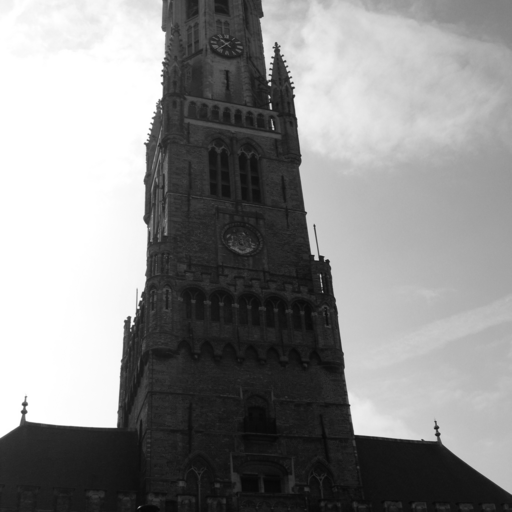
#> input picture Data/Image00002.tif, 512 x 512 px, given in place of Image00001.tif, which was not available
$ jupyter execute --allow-errors Lab2_Create_Dataset.ipynb   (shell and % lines are left out)   (text cells are left out)
#> lines starting #> are read from the running program, lines starting #| are printed output that depends on the picture; pictures that were not available may be replaced by others from this repository, and a replacement may not be noted
[cell 1]
import cv2
import numpy as np
import matplotlib.pyplot as plt

import random
from random import random, randrange, randint

from operator import itemgetter

import os, sys
import pandas as pd

[cell 2]
# процент пикселов, в которых будут изменения (размер сообщения)

def count_of_change(image, percent):
    return round(img.size/100)*percent

[cell 3]
# Заданное количество пикселов сообщения нужно разместить среди всех пикселов исходного изображения.
# Генерируем случайные числа - ключ для кодирования и декодирования

def generate_location(image, message_size):
    image_size = image.size
    location = np.random.permutation(np.arange(0, image_size))[:message_size]
    return location

[cell 4]
# в нашем случае сообщение - равномерный белый шум
def encode1 (image, location):
    img_flatten = image.flatten()


    # находим пикселы по ключу
    for k in location:
        a = img_flatten[k]

        # случайный выбор 0 или 1 (черный или белый)
        noise = randint(0, 1)

        # строковое представление числа в двоичной системе
        a = np.binary_repr(a, width=8)
        noise = np.binary_repr(noise, width=8)

        # заменяем младший бит
        xor_a_noise = int(a[7]) ^ int(noise[7])

        new = a[:-1] + str(xor_a_noise)

        # записываем в формате uint8
        new = (int(new, 2))

        img_flatten[k] = new


    img_new = np.reshape(img_flatten, image.shape)
    return img_new

[cell 5]
# Вкачестве вектора признаков возьмем набор серий длин от 1 до 12.
# Серия - последовательность младших бит, состоящая из одинаковых элементов (0 или 1)
# У пустых контейнеров количество таких серий ожидается больше начиная с длины 5-6

def img_series(image):
    img_flatten = image.flatten()

    # все переводим в двоичную и записываем в одну строку
    res = ''
    for a in img_flatten:
        a = np.binary_repr(a, width=8)
        res = res + a[7]

    # количество одинаковых числе
    ch_count = 1

    # список длин цепочек одинаковых чисел
    list_of_series_length = []

    for ch in range(len(res) - 1):
        if res[ch] == res[ch + 1]:
            ch_count += 1
        else:
            list_of_series_length.append(ch_count)
            ch_count = 1

    list_of_series_length.append(ch_count)

    # считаем количество, сортируем
    dict_series = {}
    for series in list_of_series_length:
        flag = dict_series.get(series)
        if flag == None:
            dict_series[series] = 1
        else:
            dict_series[series] += 1

    dict_series_new = {k: v for k, v in dict_series.items() if k < 13}

    dict_series_sort = dict(sorted(dict_series_new.items(), key = itemgetter(1), reverse = True))

    return (dict_series_sort)

[cell 6]
# продемонстрируем для одного изображения

# считали изображение
img = cv2.imread('Image00001.tif', 0)
#> img is the input picture: shape (512, 512); min 6, max 255, mean 139.7

percent = 35


pixel_change = count_of_change(img, percent)
#> pixel_change = 91735
print(pixel_change)
#| 91735
location = generate_location(img, pixel_change)
print(location)
#> (printed output is left out)
img_with_massage = encode1(img, location)
#> the loop in encode1, `for k in location:` made 91735 passes
#> (k, a, noise, xor_a_noise, new) on passes 1 to 3: (3607, '11111110', '00000001', 1, 255), (215227, '00011010', '00000001', 1, 27), (237160, '00011011', '00000000', 1, 27)
img_difference = img_with_massage - img
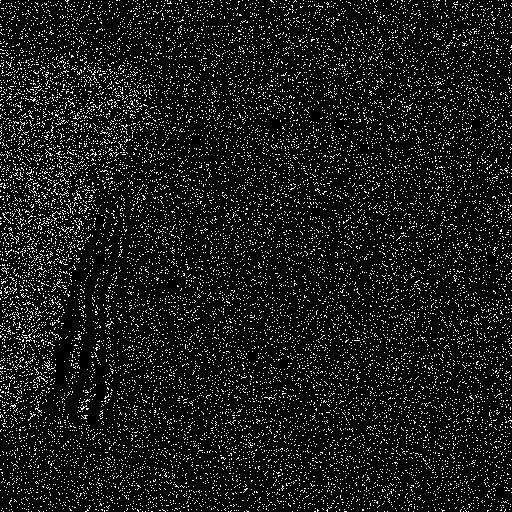
#> img_difference: shape (512, 512); min 0, max 255, mean 24.7


print(img_series(img))
#> the loop in img_series, `for a in img_flatten:` made 262144 passes
#> (a, res) on passes 1 to 3: ('11110011', '1'), ('11110100', '10'), ('11110101', '101')
#> the loop in img_series, `for ch in range(len(res) - 1):` made 262143 passes
#> ch_count on passes 1 to 12: 1, 1, 1, 1, 1, 2, 3, 4, 5, 6, 7, 8
#> after the loop in img_series, `for ch in range(len(res) - 1):`: list_of_series_length = 107920 items
#> the loop in img_series, `for series in list_of_series_length:` made 107921 passes
#> (series, flag) on passes 3 to 5: (1, 2), (1, 3), (1, 4)
#| {1: 51730, 2: 26424, 3: 13518, 4: 7157, 5: 3860, 6: 2084, 7: 1189, 8: 647, 9: 332, 10: 208, 11: 132, 12: 78}
print(img_series(img_with_massage))
#> the loop in img_series (call 2), `for a in img_flatten:` made 262144 passes
#> a on passes 1 to 3: 242, 244, 245
#> the loop in img_series (call 2), `for series in list_of_series_length:` made 121214 passes
#| {1: 59768, 2: 28961, 3: 14712, 4: 7585, 5: 4128, 6: 2260, 7: 1408, 8: 768, 9: 458, 10: 314, 11: 210, 12: 161}

[cell 7]
plt.figure(figsize=(15,15))

plt.subplot(1, 3, 1)
plt.axis('off')
plt.title('Image')
plt.imshow(img, cmap='gray')

plt.subplot(1, 3, 2)
plt.axis('off')
plt.title('Image with message')
plt.imshow(img_with_massage, cmap='gray')

plt.subplot(1, 3, 3)
plt.axis('off')
plt.title('Difference')
plt.imshow(img_difference, cmap='gray')

plt.show()
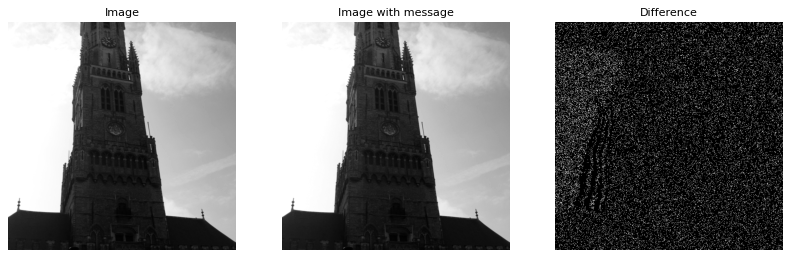
#> figure drawn by matplotlib, 3 panels

[cell 8]
def create_dataset (percent, dir_name):
    # создаем пустой датасет
    df_title = {'Image Name': [], 'series length 1': [], 'series length 1': [],
                'series length 2': [], 'series length 3': [],'series length 4': [],
                'series length 5': [], 'series length 6': [], 'series length 7': [],
                'series length 8': [], 'series length 9': [], 'series length 10': [],
                'series length 11': [],'series length 12': [], 'with message': []}
    df = pd.DataFrame(df_title)

    # имя новой папки
    new_dir_name = 'Data' + str(percent) + '/'
    if os.path.exists(new_dir_name) == False:
        os.mkdir(new_dir_name)


    # в первые 50% зашифровываем сообщение, считаем длины серий. Метка "with message" = 1
    pictures = os.listdir(dir_name)
    len_1 = len(pictures) // 2

    list_df1 = []

    for k in range(len_1):
        im = cv2.imread(f'{dir_name}{pictures[k]}', 0)
        if type(im) == np.ndarray:
            # процент занимаемый сообщением
            pixel_change = count_of_change(im, percent)
            # местоположение сообщения на изображении
            location = generate_location(im, pixel_change)
            # кодируем сообщение
            img_with_massage = encode1(im, location)

            list_series1 = img_series(img_with_massage)
            list_df1.append({'Image Name': pictures[k], 'series length 1': list_series1[1],
                        'series length 1': list_series1[1],'series length 2': list_series1[2],
                        'series length 3': list_series1[3],'series length 4': list_series1[4],
                        'series length 5': list_series1[5],'series length 6': list_series1[6],
                        'series length 7': list_series1[7],'series length 8': list_series1[8],
                        'series length 9': list_series1[9],'series length 10': list_series1[10],
                        'series length 11': list_series1[11],'series length 12': list_series1[12],
                        'with message': 1})

            # сохраняем измененное в новую папку
            #cv2.imwrite(f'{new_dir_name}{pictures[k]}', img_with_massage)


    # для оставшихся 50% считаем длины серий. Метка "with message" = 0
    list_df2 = []
    for k in range(len_1, len(pictures)):
        im = cv2.imread(f'{dir_name}{pictures[k]}', 0)
        if type(im) == np.ndarray:
            list_series2 = img_series(im)
            list_df2.append({'Image Name': pictures[k], 'series length 1': list_series2[1],
                        'series length 1': list_series2[1],'series length 2': list_series2[2],
                        'series length 3': list_series2[3],'series length 4': list_series2[4],
                        'series length 5': list_series2[5],'series length 6': list_series2[6],
                        'series length 7': list_series2[7],'series length 8': list_series2[8],
                        'series length 9': list_series2[9],'series length 10': list_series2[10],
                        'series length 11': list_series2[11],'series length 12': list_series2[12],
                        'with message': 0})

            # сохраняем измененное в новую папку
            #cv2.imwrite(f'{new_dir_name}{pictures[k]}', im)

    df = df.append(list_df1)
    df = df.append(list_df2)
    return df

#> (a cell that did not finish here is left out)

#> (a cell that did not finish here is left out)

# сохраняем
df3.to_csv('LSB_30.csv', index=False)

#> (a cell that did not finish here is left out)

# сохраняем
df4.to_csv('LSB_40.csv', index=False)

#> (a cell that did not finish here is left out)

# сохраняем
df5.to_csv('LSB_50.csv', index=False)

#> (a cell that did not finish here is left out)

# сохраняем
df6.to_csv('LSB_60.csv', index=False)

#> (a cell that did not finish here is left out)

# сохраняем
df7.to_csv('LSB_70.csv', index=False)

#> (a cell that did not finish here is left out)

# сохраняем
df8.to_csv('LSB_80.csv', index=False)

#> (a cell that did not finish here is left out)

# сохраняем
df9.to_csv('LSB_90.csv', index=False)

#> (a cell that did not finish here is left out)

$ run again, on Data/Image00038.tif
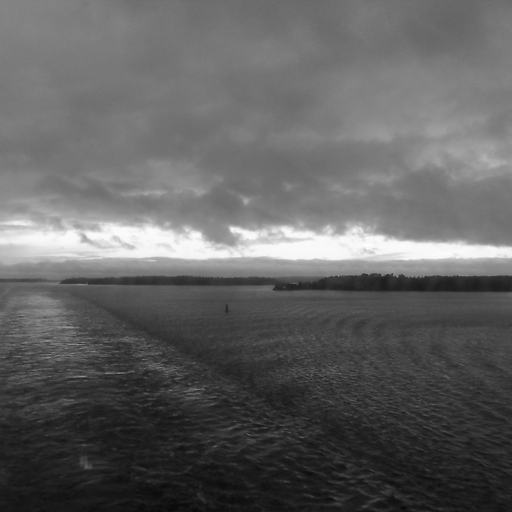
#> input picture Data/Image00038.tif, 512 x 512 px, given in place of Image00001.tif, which was not available
#> img is the input picture: shape (512, 512); min 9, max 254, mean 97.4
#> pixel_change = 91735
#| 91735
#> (printed output is left out)
#> the loop in encode1, `for k in location:` made 91735 passes
#> (k, a, noise, xor_a_noise, new) on passes 1 to 3: (3607, '10000010', '00000001', 1, 131), (215227, '00110000', '00000001', 1, 49), (237160, '00101100', '00000000', 0, 44)
#> `img_difference = img_with_massage - img`:
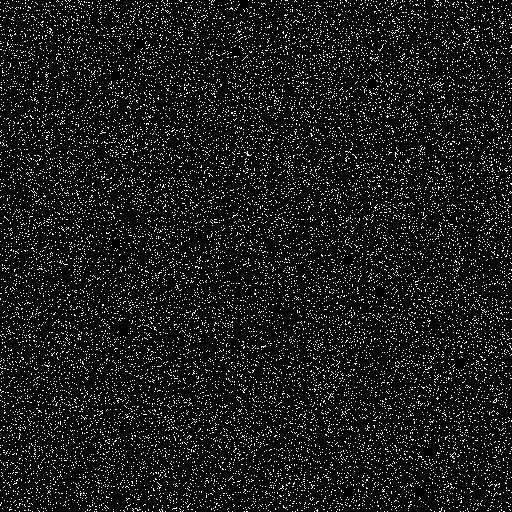
#> img_difference: shape (512, 512); min 0, max 255, mean 22.4
#> the loop in img_series, `for a in img_flatten:` made 262144 passes
#> (a, res) on passes 1 to 3: ('10000010', '0'), ('10000010', '00'), ('10000011', '001')
#> the loop in img_series, `for ch in range(len(res) - 1):` made 262143 passes
#> ch_count on passes 1 to 8: 2, 1, 1, 2, 1, 2, 3, 4
#> after the loop in img_series, `for ch in range(len(res) - 1):`: list_of_series_length = 129868 items
#> the loop in img_series, `for series in list_of_series_length:` made 129869 passes
#> (series, flag) on passes 5 to 7: (1, 1), (4, 1), (1, 2)
#| {1: 64479, 2: 32461, 3: 16275, 4: 8233, 5: 4154, 6: 2104, 7: 1025, 8: 554, 9: 276, 10: 140, 11: 89, 12: 33}
#> the loop in img_series (call 2), `for a in img_flatten:` made 262144 passes
#> a on passes 1 to 3: 131, 130, 131
#> the loop in img_series (call 2), `for series in list_of_series_length:` made 130670 passes
#| {1: 65213, 2: 32613, 3: 16387, 4: 8185, 5: 4122, 6: 2019, 7: 1056, 8: 555, 9: 234, 10: 139, 11: 78, 12: 38}
#> `plt.show()`:
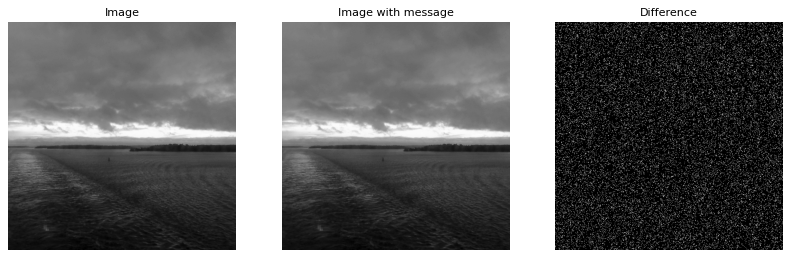
#> figure drawn by matplotlib, 3 panels

$ run again, on Data/Image00056.tif
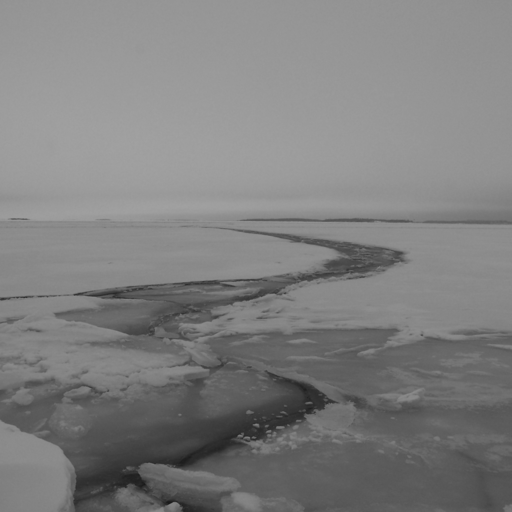
#> input picture Data/Image00056.tif, 512 x 512 px, given in place of Image00001.tif, which was not available
#> img is the input picture: shape (512, 512); min 25, max 161, mean 127
#> pixel_change = 91735
#| 91735
#> (printed output is left out)
#> the loop in encode1, `for k in location:` made 91735 passes
#> (k, a, noise, xor_a_noise, new) on passes 1 to 3: (3607, '10010100', '00000001', 1, 149), (215227, '01001011', '00000001', 0, 74), (237160, '00111110', '00000000', 0, 62)
#> `img_difference = img_with_massage - img`:
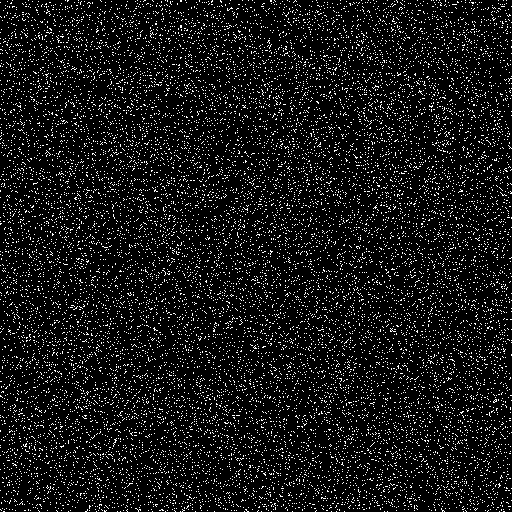
#> img_difference: shape (512, 512); min 0, max 255, mean 22.1
#> the loop in img_series, `for a in img_flatten:` made 262144 passes
#> (a, res) on passes 1 to 3: ('10010010', '0'), ('10010011', '01'), ('10010010', '010')
#> the loop in img_series, `for ch in range(len(res) - 1):` made 262143 passes
#> ch_count on passes 1 to 8: 1, 1, 1, 1, 1, 2, 1, 2
#> after the loop in img_series, `for ch in range(len(res) - 1):`: list_of_series_length = 125019 items
#> the loop in img_series, `for series in list_of_series_length:` made 125020 passes
#> (series, flag) on passes 3 to 5: (1, 2), (1, 3), (1, 4)
#| {1: 60005, 2: 31290, 3: 15967, 4: 8305, 5: 4369, 6: 2373, 7: 1208, 8: 670, 9: 387, 10: 202, 11: 103, 12: 54}
#> the loop in img_series (call 2), `for a in img_flatten:` made 262144 passes
#> a on passes 1 to 3: 147, 147, 146
#> the loop in img_series (call 2), `for series in list_of_series_length:` made 128043 passes
#| {1: 62743, 2: 31968, 3: 16290, 4: 8175, 5: 4240, 6: 2248, 7: 1161, 8: 579, 9: 301, 10: 171, 11: 76, 12: 41}
#> `plt.show()`:
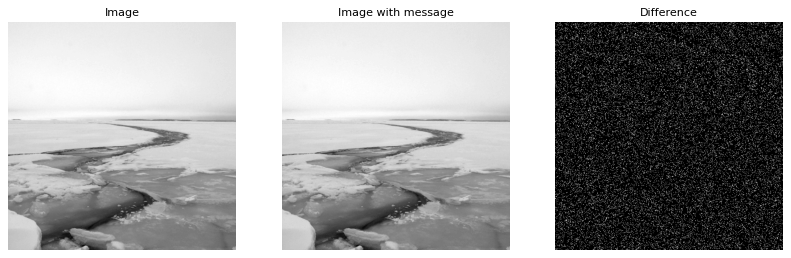
#> figure drawn by matplotlib, 3 panels
